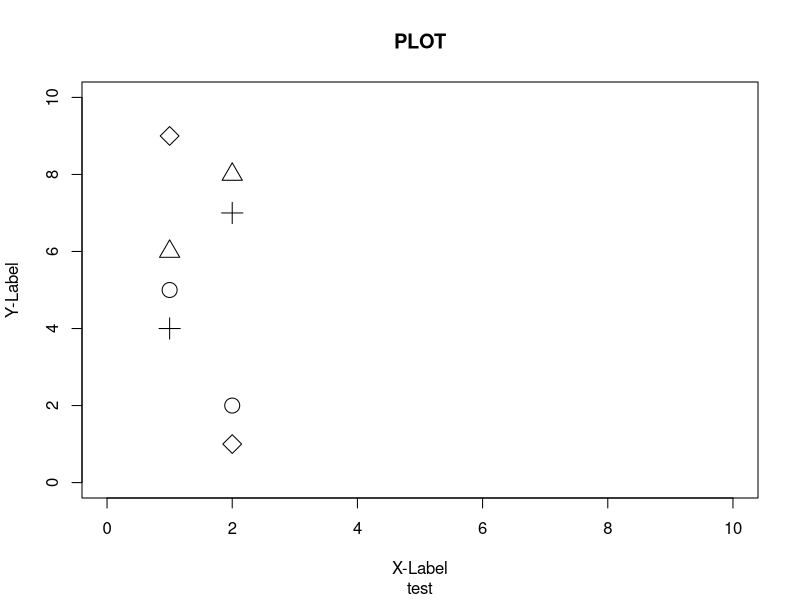
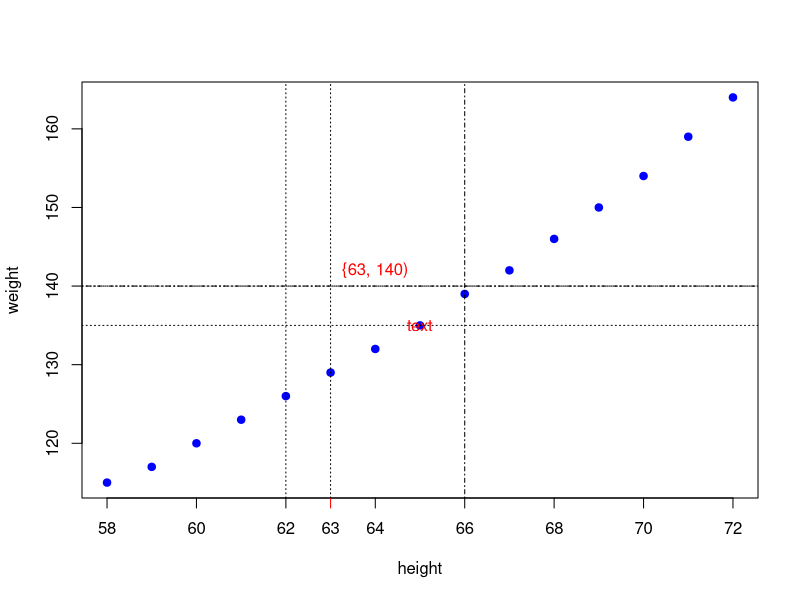

These figures' R source, in order:
#PCH(plotting character) 심볼

?pch

plot(0:10, 0:10, main = "PLOT", sub = "test",
     xlab = "X-Label", ylab = "Y-Label", type = "n")

par(bg = "transparent")

#point() function : draw point

p<-c(5, 2)
points(p, pch=1, cex=2)
p<-c(6, 8)
points(p, pch=2, cex=2)
p <-c(4, 7)
points(p, pch=3, cex=2)
p<-c(9, 1)
points(p, pch=23, cex=2)

weight<-women$weight
height<-women$height

plot(height, weight, xlab='height',
     ylab='weight', pch=20, cex=1.5, col="blue", bg='yellow')

# How to put text in a graph
# using text() function

text(65, 135, 'text', col='red')

par(fg='black')

par(bg='orange')

# Hoe to put line in a graph
# using abline() function

abline(h = 135, lty = 3)

abline(v =62, lty = 3)

abline(h = 140, v = 66, lty = 4)

# using axis() function, draw line at Top Bottom Left Right

# axis(side, at, label, ...)
# side has value 1=Bottom, 2=Left, 3=Top, 4=Right

axis(1, at = 63, labels = 63, col='red')

abline(h = 140, v = 63, lty = 3)

text(64, 142, "{63, 140)", col='red')
